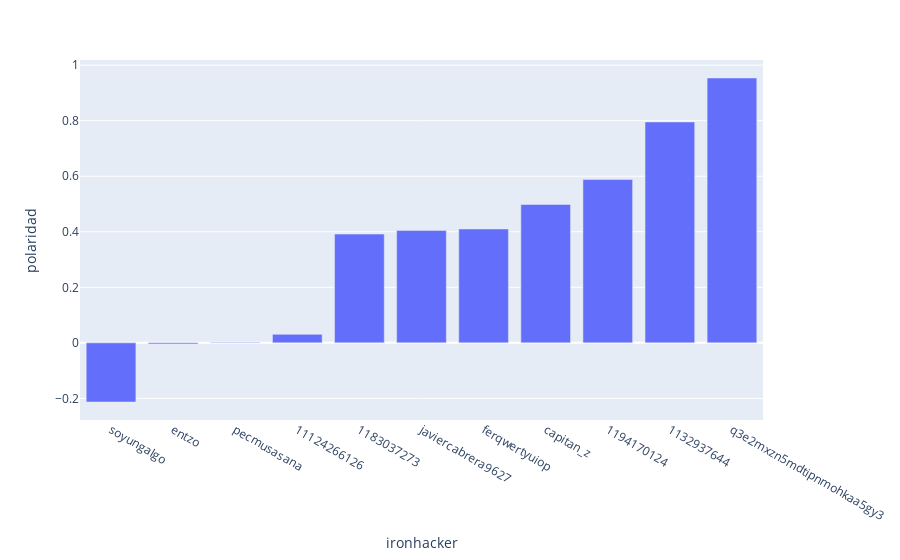

The notebook cell this image was saved under:
### Code cell
fig = px.bar(resumen, x='ironhacker', y='polaridad')
fig.show()

### Figure 1 — Plotly figure (JSON) as saved in the notebook; plotly's stock layout.template omitted (floating-point values rounded to 4 significant figures)
{"data": [{"alignmentgroup": "True", "hovertemplate": "ironhacker=%{x}<br>polaridad=%{y}<extra></extra>", "legendgroup": "", "marker": {"color": "#636efa"}, "name": "", "offsetgroup": "", "orientation": "v", "showlegend": false, "textposition": "auto", "type": "bar", "x": ["soyungalgo", "entzo", "pecmusasana", "11124266126", "1183037273", "javiercabrera9627", "ferqwertyuiop", "capitan_z", "1194170124", "1132937644", "q3e2mxzn5mdtipnmohkaa5gy3"], "xaxis": "x", "y": [-0.213, -0.0039, 0.001833, 0.03059, 0.3916, 0.4051, 0.41, 0.4982, 0.588, 0.7955, 0.9538], "yaxis": "y"}], "layout": {"barmode": "relative", "legend": {"tracegroupgap": 0}, "margin": {"t": 60}, "xaxis": {"anchor": "y", "domain": [0, 1], "title": {"text": "ironhacker"}}, "yaxis": {"anchor": "x", "domain": [0, 1], "title": {"text": "polaridad"}}}}
